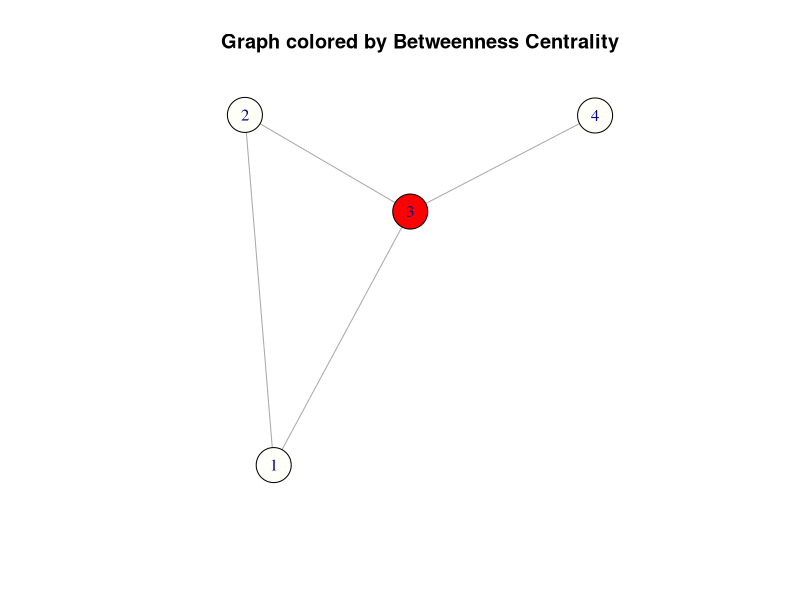
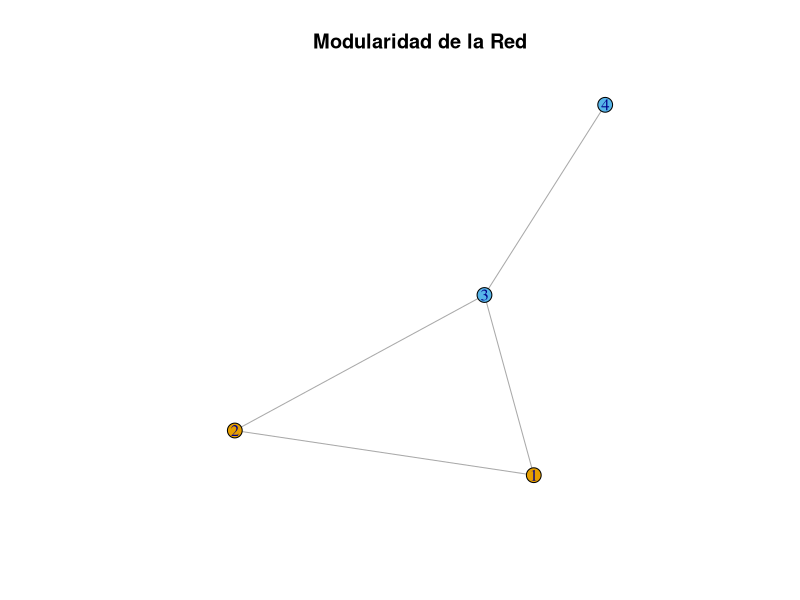
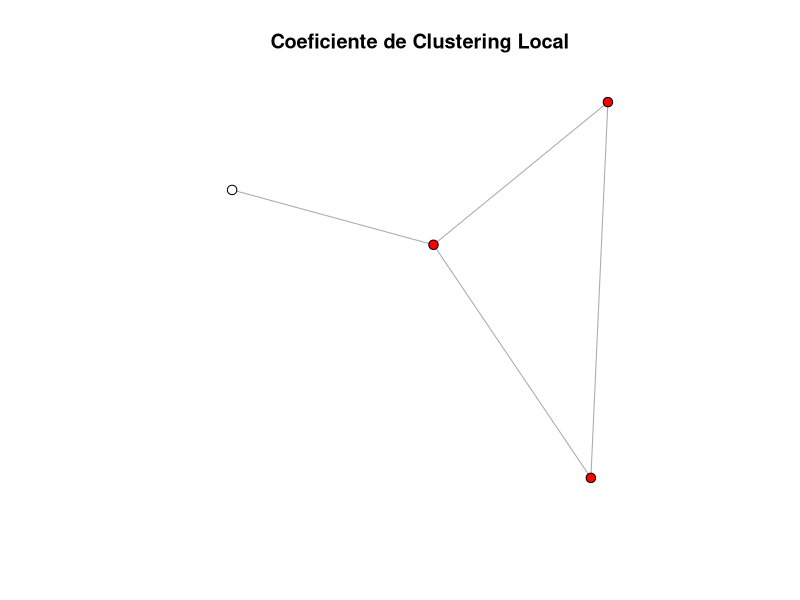
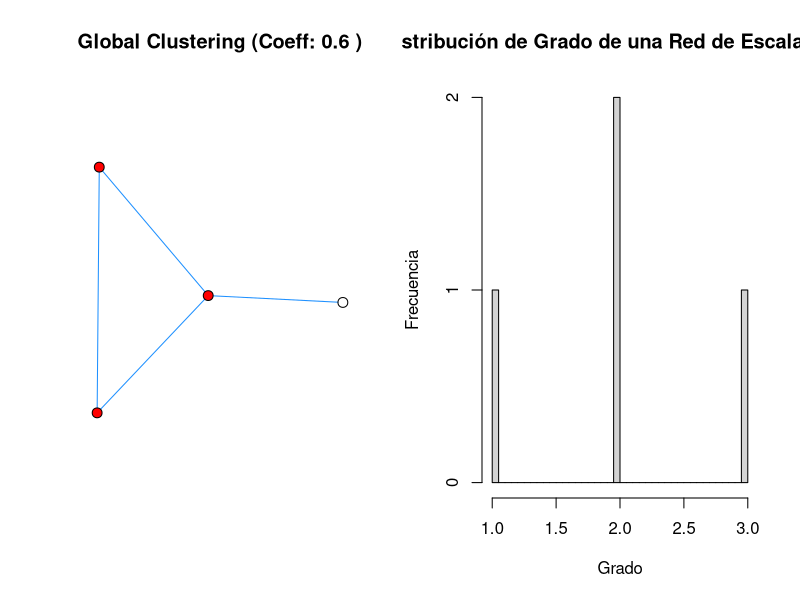

These charts were generated, in order, by the following R code:
## ---- chunk 1
# Install igraph if it's not already installed
if (!requireNamespace("igraph", quietly = TRUE)) {
  install.packages("igraph")
}

library(igraph)
## ---- chunk 2
# Convert the interaction network downloaded from STRING into igraph format
g <- make_graph(edges = c(1, 2, 1, 3, 2, 3, 3, 4), n = 4, directed = FALSE)
#g <- graph_from_data_frame(red, directed = FALSE)
## ---- chunk 3
# Calculate numbers of nodes and edges
num_nodes <- gorder(g)  # Number of nodes
num_edges <- gsize(g)  # Number of edges

cat("Number of nodes:", num_nodes, "\n")
cat("Number of edges:", num_edges, "\n")
## ---- chunk 4
# Calculate the degree (grado) of every node
degree_values <- degree(g)

# Calculate the average
average_degree <- mean(degree_values)
cat("Average degree of all nodes:", average_degree, "\n")
## ---- chunk 5
# Calculate the density of the network
network_density <- edge_density(g)
cat("Network density:", network_density, "\n")
## ---- chunk 6
# Calculate Closeness Centrality (centralidad de cercanía)
centrality_closeness <- closeness(g)

# Show results
cat("Closeness Centrality (first 5 nodos):", head(centrality_closeness, 5), "\n")
## ---- chunk 7
# Calculate betweenness centrality for all nodes
betweenness_centrality <- betweenness(g)

# Normalize the betweenness values for better visualization (optional)
betweenness_normalized <- (betweenness_centrality - min(betweenness_centrality)) / 
    (max(betweenness_centrality) - min(betweenness_centrality))

# Visualize the graph with nodes colored by betweenness centrality
plot(g, 
     vertex.size = 20, 
     vertex.color = heat.colors(100, rev=TRUE)[round(betweenness_normalized * 99) + 1], # Color nodes based on centrality # Optionally remove labels
     main = "Graph colored by Betweenness Centrality")
## ---- chunk 8
# Visualizamos la red de alta modularidad
plot(g, main = "Modularidad de la Red", vertex.color = membership(cluster_louvain(g)), vertex.size = 8, edge.arrow.size = 0.5)

## ---- chunk 9
# Calculamos y mostramos la modularidad de la red de alta modularidad
modularity_value <- modularity(cluster_louvain(g))
cat("Modularidad de la red con alta modularidad:", modularity_value, "\n")
## ---- chunk 10
sparse_density <- edge_density(g)

# Calculamos la dispersión
sparse_sparsity <- 1 - sparse_density

# Imprimimos los resultados
cat("Densidad de la red:", sparse_density, "\n")
## ---- chunk 11
dense_density <- edge_density(g)
dense_sparsity <- 1 - dense_density
cat("Sparsity de la red:", dense_density, "\n")
## ---- chunk 12
# Calcular la longitud promedio de camino
average_path_length <- mean_distance(g)
average_path_length
## ---- chunk 13
diameter <- diameter(g)
cat("Diámetro de la red: ", diameter, "\n")
## ---- chunk 14
# Verificamos la conectividad de nodos y aristas
cat("Conectividad de nodos:", vertex_connectivity(g), "\n")

cat("Conectividad de aristas:", edge_connectivity(g), "\n")

cat("¿Es conexo?", is_connected(g), "\n")
## ---- chunk 15

# Calcular el coeficiente de clustering por nodo
vertex_clustering <- transitivity(g, type = "local")
V(g)$color <- ifelse(vertex_clustering > 0, "red", "lightblue")

# Visualizar la red con coeficiente de clustering - si los vecinos estan conectadas, se visualiza en rojo!
set.seed(321)
plot(g, vertex.size = 5, vertex.label = NA, main = "Coeficiente de Clustering Local")
## ---- chunk 16
library(igraph)
set.seed(333)

global_clustering <- transitivity(g, type = "global")
cat("Global Clustering Coefficient (High):", global_clustering, "\n")
## ---- chunk 17
par(mfrow = c(1, 2))
plot(g, main = paste("Global Clustering (Coeff:", round(global_clustering, 2), ")"),
     vertex.size = 8, vertex.label = NA, edge.color = "dodgerblue")

## ---- chunk 18
# Obtener la distribución de grado
degree_distribution <- degree(g)

# Visualizar la distribución de grado
hist(degree_distribution, breaks=50, main="Distribución de Grado de una Red de Escala Libre", 
     xlab="Grado", ylab="Frecuencia")
